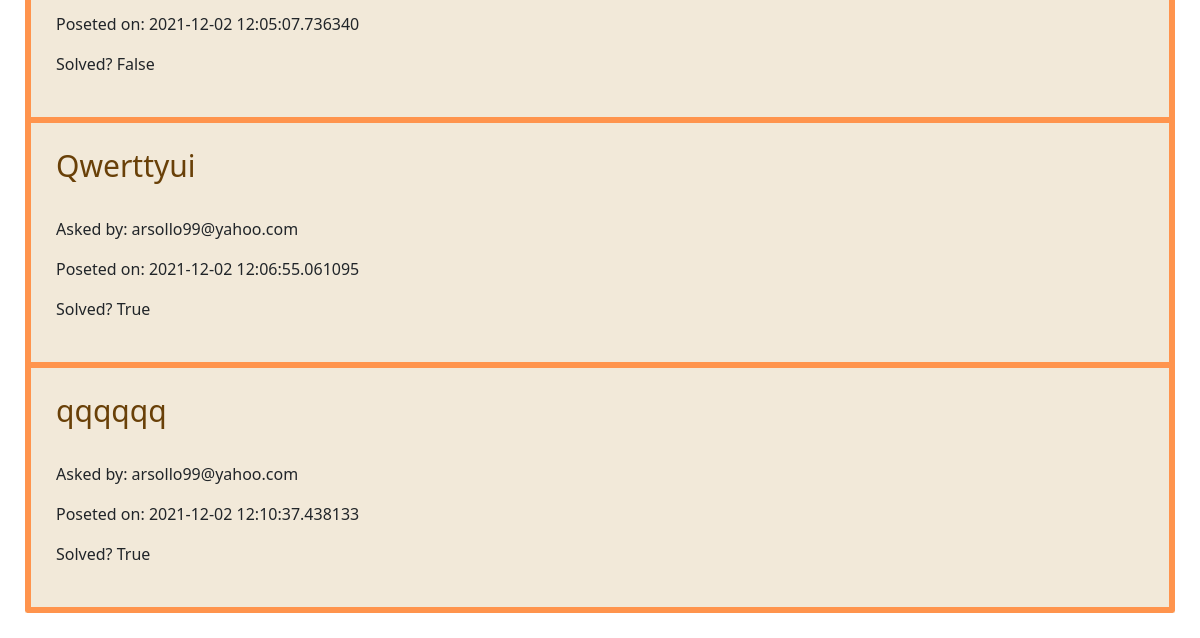
Before: / (lower part) with the older database file.
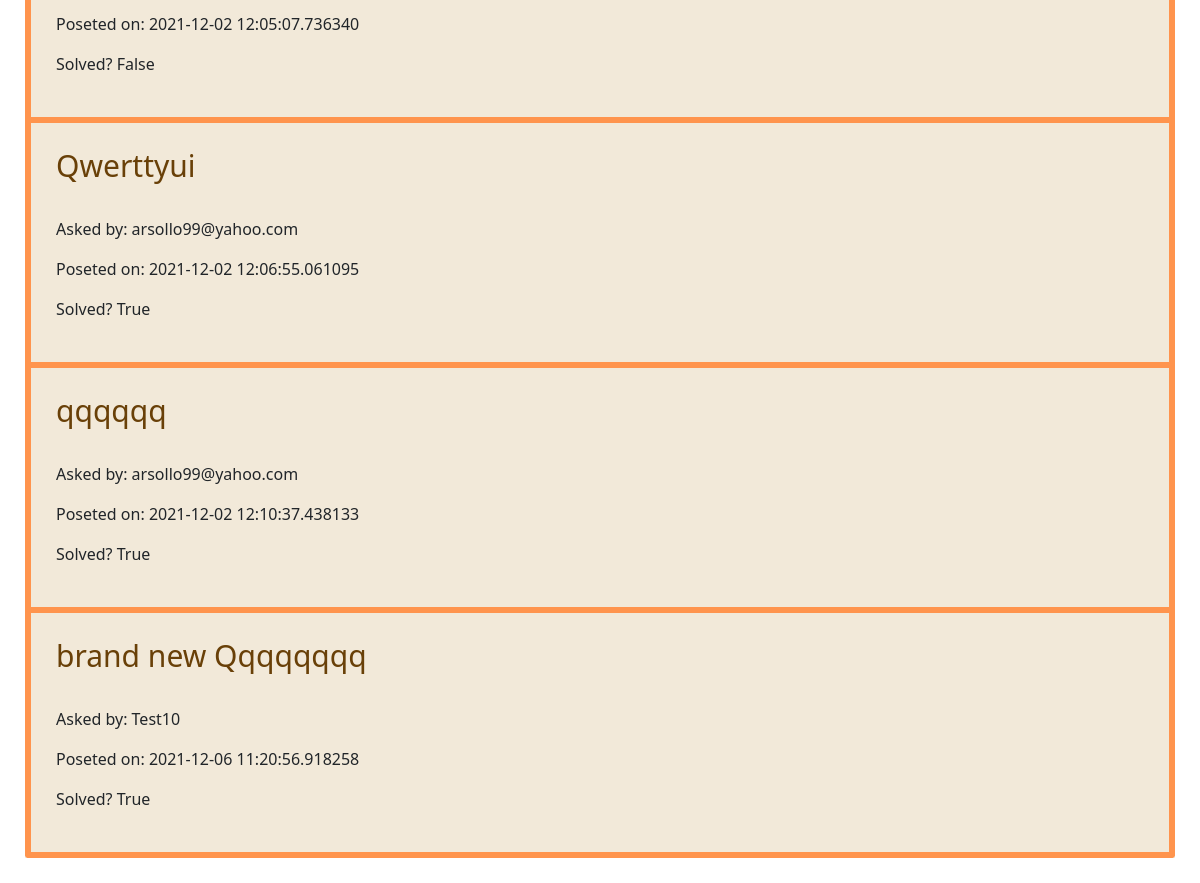
After: the same page with the newer database file.
### Question.py (models this page shows)
class User(UserMixin, db.Model):
    id = db.Column(db.Integer, primary_key=True)
    username = db.Column(db.String(20), unique=True, nullable=False)
    email = db.Column(db.String(120), unique=True, nullable=False)
    password = db.Column(db.String(60), nullable=False)
    questions = db.relationship('Question', backref='author', lazy=True)

class Question(db.Model):
    id = db.Column(db.Integer, primary_key=True)
    q_text = db.Column(db.Text)
    asked_by_id = db.Column(db.Integer, db.ForeignKey('user.id'))
    post_time = db.Column(db.DateTime)
    solved = db.Column(db.Boolean)
    answers = db.relationship('Answer', backref='question', lazy = True)

### Question.py (the view)
@app.route("/home/")
@app.route("/")
def home():
    questions = Question.query.all()
    users = User.query.all()
    context = {
        'questions' : questions,
        'users' : users
    }
    return render_template('home.html', **context)

### Templates/home.html (shortened to what this page needs)
<!DOCTYPE html>
<html>
<head>
	<link href="https://cdn.jsdelivr.net/npm/bootstrap@5.1.3/dist/css/bootstrap.min.css" rel="stylesheet">
	<link rel="stylesheet" href="{{ url_for('static', filename = 'website_style.css')}}">
</head>
<body>
    {% block content %}
    <div class="home_asked_questions">
      <div class="row">
        <div class="col-lg-12">
          <div class="list-group">
            {%for question in questions%}
              {% for user in users%}
                  {% if user.id == question.asked_by_id %}
                  <a href="{{url_for('question', question_id = question.id)}}" class="list-group-item">
                  <h4 class="list-group-item-heading">{{ question.q_text }}</h4>
                  <p class="list-group-item-text">Asked by: {{ user.username}}</p>
                  <p class="list-group-item-text">Poseted on: {{ question.post_time }}</p>
                  <p class="list-group-item-text">Solved? {{ question.solved }}</p>
                  </a>
                  {%endif%}
                {%endfor%}
            {%endfor%}
          </div>
        </div>
      </div>
    </div>
    {% endblock content %}
  </body>
</html>

Changed rows visible on the page:
added Question: q_text "brand new Qqqqqqqq", post_time "2021-12-06 11:20:56.918258", solved "True"
now on this page (row unchanged): User: username "Test10"
